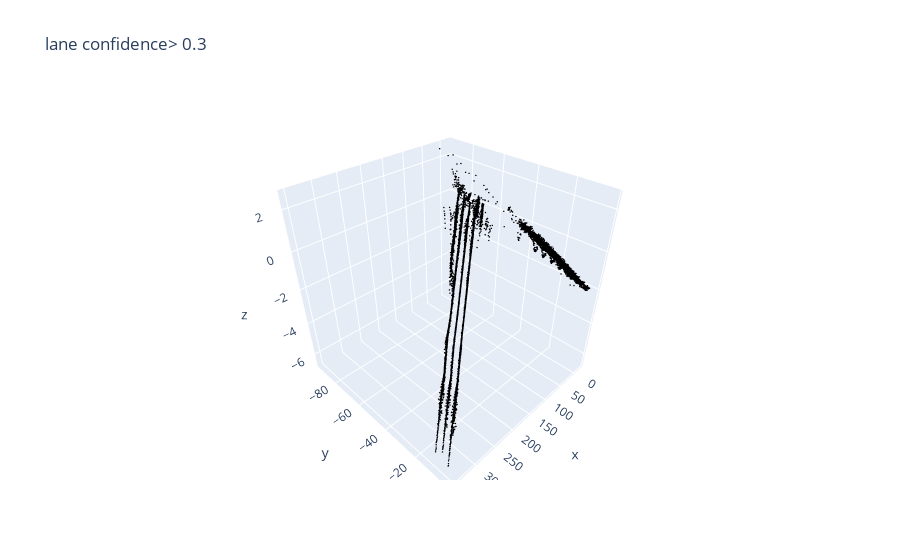

Source (notebook cell):
### Markdown cell above
## 车道线展示

### Code cell
""" 
长: 3条主线
短: 五条主线
"""
reader.show_global_3d()

### Figure 1 — Plotly figure (JSON) as saved in the notebook; plotly's stock layout.template omitted (floating-point values rounded to 4 significant figures; data arrays with more than 128 entries replaced by an {"elided": "..."} marker saying what was removed)
{"data": [{"marker": {"color": "black", "size": 0.5}, "mode": "markers", "type": "scatter3d", "x": {"elided": "11205 float values"}, "y": {"elided": "11205 float values"}, "z": {"elided": "11205 float values"}}], "layout": {"title": {"text": "lane confidence> 0.3"}}}
